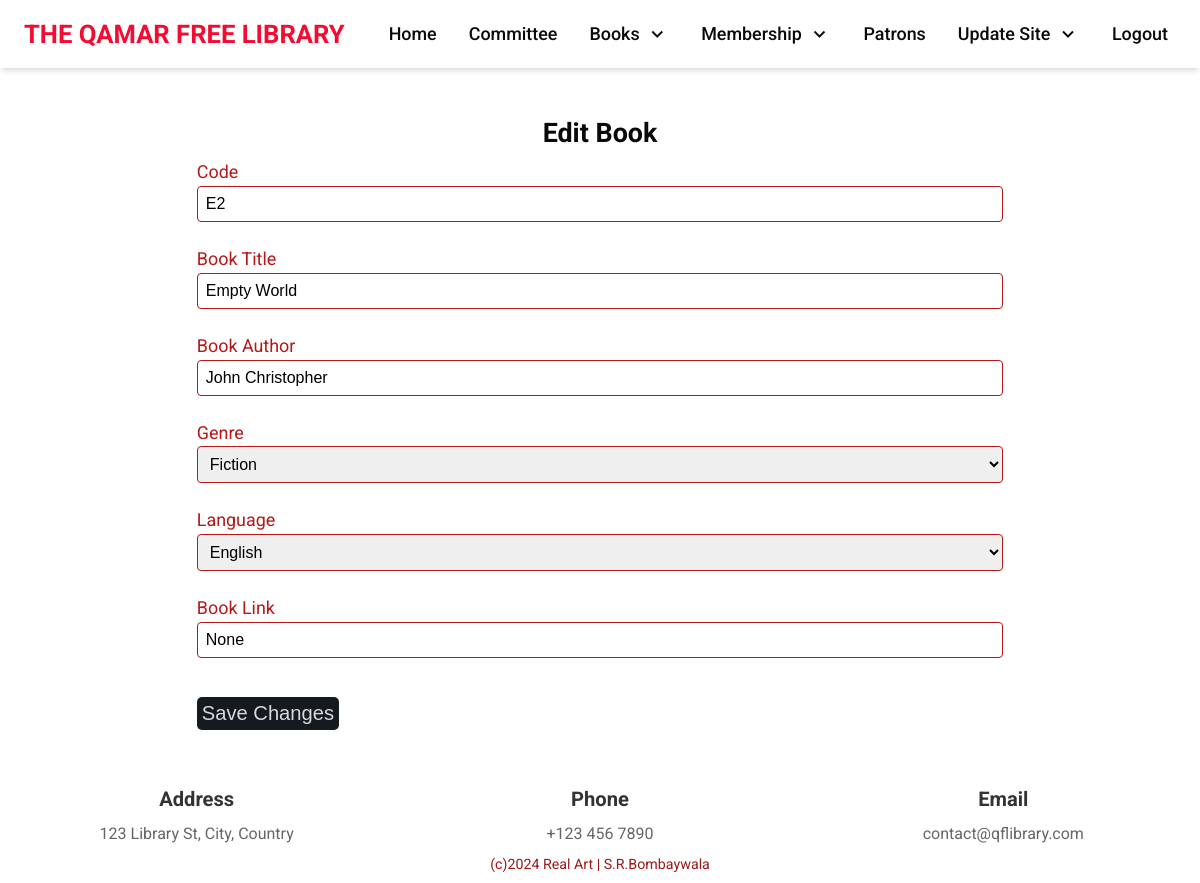
Page /edit-book/2/ (signed in) on the committed database.
### qflapp/models.py (models this page shows, shortened)
class Book(models.Model):
    LANGUAGE_CHOICES = [
        ('English', 'English'),
        ('Gujarati', 'Gujarati'),
        ('Urdu', 'Urdu'),
        ('Others', 'Others'),
    ]
    GENRE_CHOICES = [
        ('Religion', 'Religion'),
        ('Education', 'Education'),
        ('General Knowledge', 'General Knowledge'),
        ('Fiction', 'Fiction'),
        ('Current Affairs', 'Current Affairs'),
    ]
    code = models.CharField(max_length=50, unique=True)
    title = models.CharField(max_length=200)
    author = models.CharField(max_length=200)
    genre = models.CharField(max_length=100, choices=GENRE_CHOICES)
    language = models.CharField(max_length=50, choices=LANGUAGE_CHOICES)
    file_id = models.CharField(max_length=100, null=True, blank=True)  # Google Drive file ID field

### qflapp/views.py (the view)
# urls.py: path('edit-book/<int:book_id>/', views.edit_book, name='edit-book'),
@login_required
def edit_book(request, book_id):
    book = get_object_or_404(Book, id=book_id)
    if request.method == 'POST':
        form = BookForm(request.POST, instance=book)
        if form.is_valid():
            form.save()
            return redirect('book-board')
    else:
        form = BookForm(instance=book)
    return render(request, 'qflapp/edit_book.html', {'form': form, 'book': book})

### qflapp/forms.py
class BookForm(forms.ModelForm):
    class Meta:
        model = Book
        fields = ['title', 'author', 'genre', 'language', 'code', 'file_id']
        widgets = {
            'genre': forms.Select(choices=Book.GENRE_CHOICES),
            'language': forms.Select(choices=Book.LANGUAGE_CHOICES),
        }

### qflapp/templates/qflapp/edit_book.html (shortened to what this page needs)
{% extends 'qflapp/base.html' %}
{% load static %}
{% block content %}
<div class="edit-notice-wrapper">
    <h2>Edit Book</h2>
    <form method="POST">
        <div class="form-group">
            <label for="id_code">Code</label>
            <input type="text" name="code" id="id_code" class="form-control" value="{{ form.code.value}}" placeholder="Enter Code">
        </div>
        <div class="form-group">
            <label for="id_title">Book Title</label>
            <input type="text" name="title" id="id_title" class="form-control" value="{{ form.title.value}}" placeholder="Enter Title">
        </div>
        <div class="form-group">
            <label for="id_author">Book Author</label>
            <input type="text" name="author" id="id_author" class="form-control" value="{{ form.author.value}}" placeholder="Enter Author">
        </div>
        <div class="form-group">
            <label for="id_genre">Genre</label>
            <select name="genre" id="id_genre" class="form-control">
                {% for choice in form.genre.field.choices %}
                    <option value="{{ choice.0 }}" {% if choice.0 == form.genre.value %}selected{% endif %}>
                        {{ choice.1 }}
                    </option>
                {% endfor %}
            </select>
        </div>
        <div class="form-group">
            <label for="id_language">Language</label>
            <select name="language" id="id_language" class="form-control">
                {% for choice in form.language.field.choices %}
                    <option value="{{ choice.0 }}" {% if choice.0 == form.language.value %}selected{% endif %}>
                        {{ choice.1 }}
                    </option>
                {% endfor %}
            </select>
        </div>
        <div class="form-group">
            <label for="id_file_id">Book Link</label>
            <input type="text" name="file_id" id="id_file_id" class="form-control" value="{{ form.file_id.value}}" placeholder="Enter Link">
        </div>
        <button class="save-changes" type="submit">Save Changes</button>
    </form>
</div>
{% endblock %}

### qflapp/static/qflapp/css/styles.css (style rules this page uses)
:root { --color-white-100: #fff; --color-white-200: #f2f2f2; --color-white-300: #d9d9d9; --color-white-400: #bfbfbf; --color-white-500: #a6a6a6; --color-white-600: #8c8c8c; --color-black-100: #191f24; --color-black-200: #151a1e; --color-black-300: #111418; --color-black-400: #0d0f12; --color-black-500: #090a0c; --color-black-600: #040506; --color-blue-100: #fb3747; --color-blue-200: #f82032; --color-blue-300: #f40b32; --color-blue-400: #d2142d; --color-blue-500: #b41818; --color-blue-600: #9b1a1a; --text-tiny: clamp(0.84rem, calc(0.12vw + 0.8rem), 0.89rem); --text-small: clamp(0.93rem, calc(0.13vw + 0.91rem), 1rem); --text-base: clamp(1.05rem, calc(0.15vw + 1.01rem), 1.12rem); --text-medium: clamp(1.18rem, calc(0.17vw + 1.14rem), 1.26rem); --text-large: clamp(1.32rem, calc(0.19vw + 1.28rem), 1.41rem); --shadow-small: 0 1px 3px 0 rgba(0, 0, 0, 0.1), 0 1px 2px 0 rgba(0, 0, 0, 0.06); --shadow-medium: 0 4px 6px -1px rgba(0, 0, 0, 0.1), 0 2px 4px -1px rgba(0, 0, 0, 0.06); --shadow-large: 0 10px 15px -3px rgba(0, 0, 0, 0.1), 0 4px 6px -2px rgba(0, 0, 0, 0.05); }
*, *::before, *::after { padding: 0; margin: 0; list-style: none; list-style-type: none; text-decoration: none; box-sizing: border-box; -webkit-font-smoothing: antialiased; -moz-osx-font-smoothing: grayscale; text-rendering: optimizeLegibility; }
html { font-size: 100%; font-style: normal; scroll-behavior: smooth; height: -webkit-fill-available; }
body { font-family: "Roboto", system-ui, ui-sans-serif, sans-serif; font-size: var(--text-base); font-weight: 400; line-height: 1.5; color: var(--color-black-500); background-color: var(--color-white-100); }
html, body { height: 100%; margin: 0; display: flex; flex-direction: column; }
a, button { cursor: pointer; user-select: none; white-space: nowrap; border: none; outline: none; color: inherit; background: none; }
h1, h2, h3, h4, h5 { line-height: 1.15; text-wrap: balance; word-wrap: break-word; }
.notice-board-wrapper, .add-notice-wrapper, .edit-notice-wrapper, .login-wrapper { padding: 3rem 1.5rem; display: flex; justify-content: center; align-items: center; flex-direction: column; }
.add-notice, .save-notice, .save-changes, .login-btn { font-size: var(--text-medium); background-color: var(--color-black-200); color: var(--color-white-300); padding: 5px; margin-top: 15px; border-radius: 5px; }
.add-notice-wrapper>form, .edit-notice-wrapper>form, .login-wrapper>form { margin-top: 10px; width: 70%; }
.form-group { margin-bottom: 1.5rem; color: var(--color-blue-500); }
.form-control { width: 100%; padding: 0.5rem; border: 1px solid var(--color-blue-500); border-radius: 4px; font-size: 1rem; }

### rows in the picture
Book: code "E2", title "Empty World", author "John Christopher", genre "Fiction", language "English"
